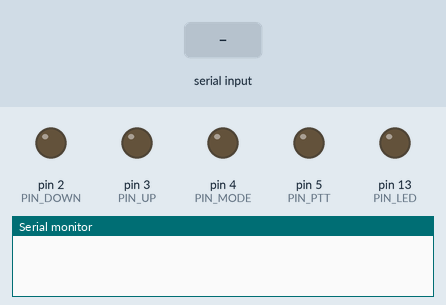
This sketch was run on a simulated Arduino Uno, built with avr-gcc and run on an emulated ATmega328P. On the bench: output pins drawn as LEDs (lit = HIGH), the last lines printed to the serial monitor. Inputs (shaded band) come from the test bench.

Above: at 1.2 s.
1.3 s: "U90\n" received over Serial
At 2.4 s:
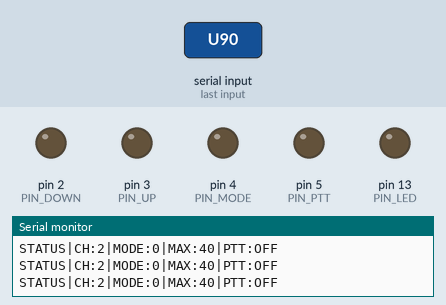
2.9 s: "P90\n" received over Serial
At 3.6 s:
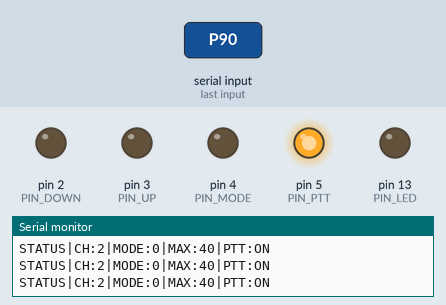
4.4 s: "U,45\n" received over Serial
At 4.8 s:
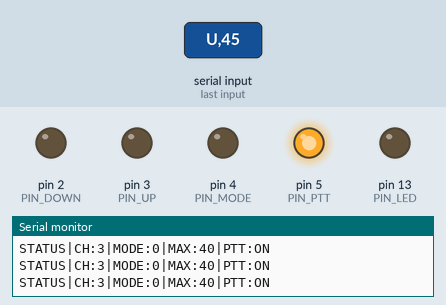
6.0 s: "M90\n" received over Serial
At 6.07 s:
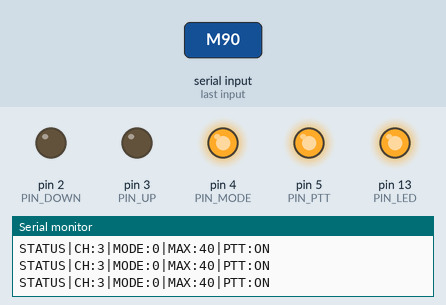
7.6 s: "D90\n" received over Serial
At 8.4 s:
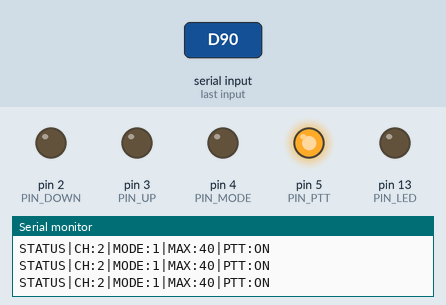
9.2 s: "P,45\n" received over Serial
At 9.6 s:
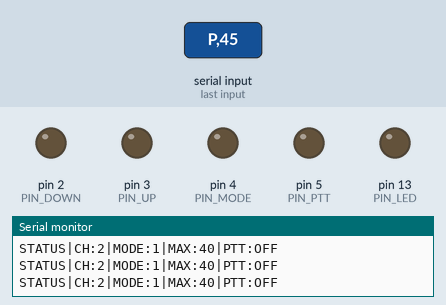
Timing chart, 0 to 11.7 s (numbered marks = the images above; inputs shaded):
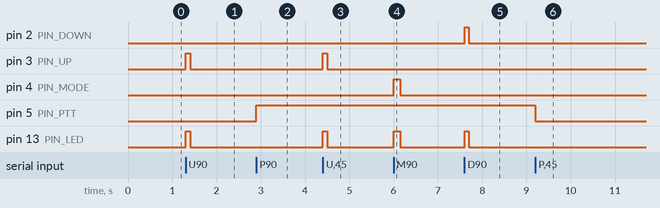

Measured:
- after the input at 1.3 s, pin 3 (PIN_UP), pin 13 (PIN_LED): LOW → HIGH at once, → LOW 0.10 s later
- after the input at 2.9 s, pin 5 (PIN_PTT): LOW → HIGH at once
- after the input at 4.4 s, pin 3 (PIN_UP), pin 13 (PIN_LED): LOW → HIGH at once, → LOW 0.10 s later
- after the input at 6.0 s, pin 4 (PIN_MODE), pin 13 (PIN_LED): LOW → HIGH at once, → LOW 0.15 s later
- after the input at 7.6 s, pin 2 (PIN_DOWN), pin 13 (PIN_LED): LOW → HIGH at once, → LOW 0.10 s later
- after the input at 9.2 s, pin 5 (PIN_PTT): HIGH → LOW at once

The sketch:

AE5900_REMOTE_LOW.ino
```cpp
/*
 * AE 5900 REMOTE INTERFACE - FINAL STABLE VERSION
 * Konfiguration: 40 Kanäle Standard, 300s PTT Timeout
 */

const int PIN_DOWN    = 2;
const int PIN_UP  = 3;
const int PIN_MODE  = 4;
const int PIN_PTT   = 5;
const int PIN_LED   = 13;

// Status-Variablen
int currentMode = 0; // 0=PA, 1=CW, 2=FM, 3=AM, 4=USB, 5=LSB
int currentCH   = 1;
int maxChannels = 40; // Standard auf 40 Kanäle (Schweiz/EU) gesetzt

unsigned long pttStartTime = 0;
unsigned long pttTimeoutMs = 300000; // Standard 300 Sek (5 Min)
unsigned long lastHeartbeat = 0;

bool pttActive = false;

void setup() {
  pinMode(PIN_UP, OUTPUT);
  pinMode(PIN_DOWN, OUTPUT);
  pinMode(PIN_MODE, OUTPUT);
  pinMode(PIN_PTT, OUTPUT);
  pinMode(PIN_LED, OUTPUT);


  digitalWrite(PIN_PTT, LOW);

  Serial.begin(9600);
}


void pulsePin(int pin, int ms) {
  digitalWrite(pin, HIGH);
  digitalWrite(PIN_LED, HIGH);
  delay(ms);
  digitalWrite(pin, LOW);
  digitalWrite(PIN_LED, LOW);
  delay(ms);
}


void sendFullStatus() {
  Serial.print("STATUS|CH:"); Serial.print(currentCH);
  Serial.print("|MODE:"); Serial.print(currentMode);
  Serial.print("|MAX:"); Serial.print(maxChannels);
  Serial.print("|PTT:"); Serial.println(pttActive ? "ON" : "OFF");
}

void loop() {

  if (pttActive && pttStartTime > 0 && (millis() - pttStartTime > pttTimeoutMs)) {
    pttActive = false;
    digitalWrite(PIN_PTT, LOW);
    sendFullStatus();
    pttStartTime = 0;
  }

  if (Serial.available() > 0) {
    char cmd = Serial.read();

    switch (cmd) {
      lastHeartbeat = millis();
      case 'U': // Up
        pulsePin(PIN_UP, 100);
        currentCH++;
        if (currentCH > maxChannels) currentCH = 1;
        break;

      case 'D': // Down
        pulsePin(PIN_DOWN, 100);
        currentCH--;
        if (currentCH < 1) currentCH = maxChannels;
        break;

      case 'M': // Mode
        pulsePin(PIN_MODE, 150);
        currentMode = (currentMode + 1) % 6;
        break;

      case 'P':
        pttActive = !pttActive;
        if (pttActive) {
          digitalWrite(PIN_PTT, HIGH);
          pttStartTime = millis();
        } else {
          digitalWrite(PIN_PTT, LOW);
          pttStartTime = 0;
        }
        break;

      case 'S': // Sync
        currentCH = 1;
        currentMode = 0;
        break;

      case 'C': // Region Toggle 40/80
        maxChannels = (maxChannels == 40) ? 80 : 40;
        if (currentCH > maxChannels) currentCH = 1;
        break;

      case 'T': // Timeout setzen (Bsp: T60)
        long seconds = Serial.parseInt();
        if (seconds > 0 && seconds <= 600) {
          pttTimeoutMs = seconds * 1000;
        }
        break;

      case 'G': // Get Status (für Web-Reload)

        break;
    }


    sendFullStatus();
  }
}
```
